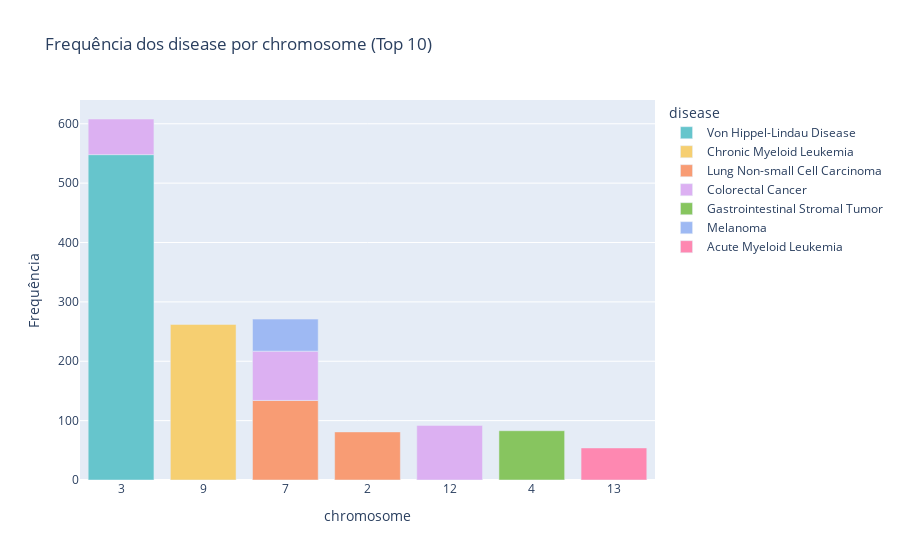

Source (notebook cell):
### Markdown cell above
Como os tipos cancerigenos responderam ao tratamento ? Von Hippel tende a responder com significancia incerta, enquanto melanoma tente a ter uma resposta sensitiva e o proprio cancer tente a ser resistente.

### Code cell
# agrupa os dados pela combinação de "disease" e "chromosome" e soma a quantidade de ocorrências de cada combinação
grouped_chromosome_type_df = civic.groupby(['disease', 'chromosome']).size().reset_index(name='count')
# ordena os dados pela quantidade de ocorrências em ordem decrescente
sorted_chromosome_type_df = grouped_chromosome_type_df.sort_values('count', ascending=False)
# seleciona as informações mais relevantes
top_chromosome_type_df = sorted_chromosome_type_df.head(10)

# Cria o gráfico de barras
fig = px.bar(top_chromosome_type_df, x='chromosome', y='count', color='disease', 
             title='Frequência dos disease por chromosome (Top 10)',
             color_discrete_sequence=px.colors.qualitative.Pastel)#, #template='plotly_dark')
# Personaliza os rótulos do eixo x e y
fig.update_xaxes(title='chromosome')
fig.update_yaxes(title='Frequência')
# Mostra o gráfico
fig.show()

### Figure 1 — Plotly figure (JSON) as saved in the notebook; plotly's stock layout.template omitted (floating-point values rounded to 4 significant figures)
{"data": [{"alignmentgroup": "True", "hovertemplate": "disease=Von Hippel-Lindau Disease<br>chromosome=%{x}<br>count=%{y}<extra></extra>", "legendgroup": "Von Hippel-Lindau Disease", "marker": {"color": "rgb(102, 197, 204)", "pattern": {"shape": ""}}, "name": "Von Hippel-Lindau Disease", "offsetgroup": "Von Hippel-Lindau Disease", "orientation": "v", "showlegend": true, "textposition": "auto", "type": "bar", "x": ["3"], "xaxis": "x", "y": [548], "yaxis": "y"}, {"alignmentgroup": "True", "hovertemplate": "disease=Chronic Myeloid Leukemia<br>chromosome=%{x}<br>count=%{y}<extra></extra>", "legendgroup": "Chronic Myeloid Leukemia", "marker": {"color": "rgb(246, 207, 113)", "pattern": {"shape": ""}}, "name": "Chronic Myeloid Leukemia", "offsetgroup": "Chronic Myeloid Leukemia", "orientation": "v", "showlegend": true, "textposition": "auto", "type": "bar", "x": ["9"], "xaxis": "x", "y": [262], "yaxis": "y"}, {"alignmentgroup": "True", "hovertemplate": "disease=Lung Non-small Cell Carcinoma<br>chromosome=%{x}<br>count=%{y}<extra></extra>", "legendgroup": "Lung Non-small Cell Carcinoma", "marker": {"color": "rgb(248, 156, 116)", "pattern": {"shape": ""}}, "name": "Lung Non-small Cell Carcinoma", "offsetgroup": "Lung Non-small Cell Carcinoma", "orientation": "v", "showlegend": true, "textposition": "auto", "type": "bar", "x": ["7", "2"], "xaxis": "x", "y": [134, 81], "yaxis": "y"}, {"alignmentgroup": "True", "hovertemplate": "disease=Colorectal Cancer<br>chromosome=%{x}<br>count=%{y}<extra></extra>", "legendgroup": "Colorectal Cancer", "marker": {"color": "rgb(220, 176, 242)", "pattern": {"shape": ""}}, "name": "Colorectal Cancer", "offsetgroup": "Colorectal Cancer", "orientation": "v", "showlegend": true, "textposition": "auto", "type": "bar", "x": ["12", "7", "3"], "xaxis": "x", "y": [92, 83, 60], "yaxis": "y"}, {"alignmentgroup": "True", "hovertemplate": "disease=Gastrointestinal Stromal Tumor<br>chromosome=%{x}<br>count=%{y}<extra></extra>", "legendgroup": "Gastrointestinal Stromal Tumor", "marker": {"color": "rgb(135, 197, 95)", "pattern": {"shape": ""}}, "name": "Gastrointestinal Stromal Tumor", "offsetgroup": "Gastrointestinal Stromal Tumor", "orientation": "v", "showlegend": true, "textposition": "auto", "type": "bar", "x": ["4"], "xaxis": "x", "y": [83], "yaxis": "y"}, {"alignmentgroup": "True", "hovertemplate": "disease=Melanoma<br>chromosome=%{x}<br>count=%{y}<extra></extra>", "legendgroup": "Melanoma", "marker": {"color": "rgb(158, 185, 243)", "pattern": {"shape": ""}}, "name": "Melanoma", "offsetgroup": "Melanoma", "orientation": "v", "showlegend": true, "textposition": "auto", "type": "bar", "x": ["7"], "xaxis": "x", "y": [54], "yaxis": "y"}, {"alignmentgroup": "True", "hovertemplate": "disease=Acute Myeloid Leukemia<br>chromosome=%{x}<br>count=%{y}<extra></extra>", "legendgroup": "Acute Myeloid Leukemia", "marker": {"color": "rgb(254, 136, 177)", "pattern": {"shape": ""}}, "name": "Acute Myeloid Leukemia", "offsetgroup": "Acute Myeloid Leukemia", "orientation": "v", "showlegend": true, "textposition": "auto", "type": "bar", "x": ["13"], "xaxis": "x", "y": [54], "yaxis": "y"}], "layout": {"barmode": "relative", "legend": {"title": {"text": "disease"}, "tracegroupgap": 0}, "title": {"text": "Frequência dos disease por chromosome (Top 10)"}, "xaxis": {"anchor": "y", "domain": [0, 1], "title": {"text": "chromosome"}}, "yaxis": {"anchor": "x", "domain": [0, 1], "title": {"text": "Frequência"}}}}
